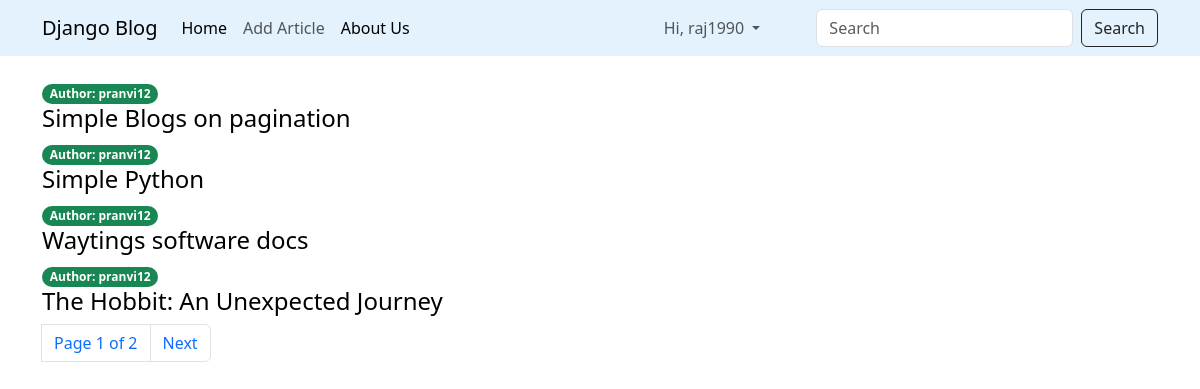
/ (signed in), run on the app's committed database.
### articles/models.py (models this page shows, shortened)
class Article(models.Model):
    title = models.CharField(max_length=200)
    description = models.TextField()
    slug = models.SlugField(max_length=100, unique=True)
    published = models.DateTimeField(auto_now_add=True)
    author = models.ForeignKey(User, on_delete=models.CASCADE)

### articles/views.py (the view)
# urls.py: path('', article_list, name='article_list'),
def article_list(request):
    article_list = Article.objects.all().order_by('-published')
    paginator = Paginator(article_list, 4)
    page = request.GET.get('page')
    try:
        articles = paginator.page(page)
    except PageNotAnInteger:
        articles = paginator.page(1)
    except EmptyPage:
        articles = paginator.page(paginator.num_pages)
    return render(request, 'articles.html', {'article_list': articles, 'page': page})

### articles/templates/articles.html (shortened to what this page needs)
{% extends 'base.html' %}
{% block body %}
<div class="container mt-4">
    {% for article in article_list %}
        <span class="badge rounded-pill bg-success"> Author: {{article.author}}</span>
        <h4 ><a class="link-style" href="{% url 'article_details' article.slug %}"> {{article.title}}</a></h4>
    {% endfor %}
    {% include 'account/pagination.html' with page=article_list %}
</div>
{% endblock %}

### articles/templates/navbar.html (shortened to what this page needs)
<nav class="navbar navbar-expand-lg navbar navbar-light" style="background-color: #e3f2fd;">
  <div class="container">
    <a class="navbar-brand" href="{% url 'article_list' %}">
      Django Blog
    </a>
    <div class="collapse navbar-collapse" id="navbarSupportedContent">
      {% if request.user.is_authenticated %}
        <ul class="navbar-nav me-auto mb-2 mb-lg-0 ">
            <li class="nav-item">
              <a class="nav-link active" aria-current="page" href="{% url 'article_list' %}">Home</a>
            </li>
            <li class="nav-item">
              <a class="nav-link" href="{% url 'article_form' %}">Add Article</a>
            </li>
            <li class="nav-item">
              <a class="nav-link active" aria-current="page" href="#">About Us</a>
            </li>
        </ul>
      {% endif %}
      {% if request.user.is_authenticated %}
        <ul class="navbar-nav mb-lg-0 ">
          <li class="nav-item dropdown mx-5" >
            <a class="nav-link dropdown-toggle" href="#" role="button" data-bs-toggle="dropdown" aria-expanded="false">
              Hi, {{request.user.username}}
            </a>
          </li>
        </ul>
        <form class="d-flex search_style" role="search">
          <input class="form-control me-2" type="search" placeholder="Search" aria-label="Search">
          <button class="btn btn-outline-dark" type="submit">Search</button>
        </form>
      {% endif %}
    </div>
  </div>
</nav>

### articles/templates/navbar.html (style rules this page uses)
.search_style { color:#000000; }

### articles/templates/articles.html (style rules this page uses)
.link-style { text-decoration:none; color:black; }

### data on the page
Article: author "pranvi12", title "Simple Blogs on pagination"
Article: author "pranvi12", title "Simple Python"
Article: author "pranvi12", title "Waytings software docs"
Article: author "pranvi12", title "The Hobbit: An Unexpected Journey"

### other printed values
{{ request.user.username }} "raj1990"
{{ page.number }} "1"
{{ page.paginator.num_pages }} "2"
